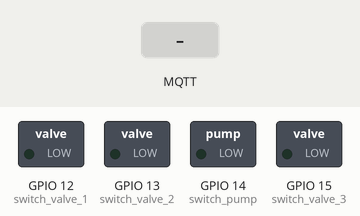
A sketch run on a simulated ESP8266 (NodeMCU). Shown: switched loads named in the sketch (green lamp = pin HIGH). Inputs (shaded band) come from the test bench. WiFi joins after 1.5 s; servers stay silent unless stated; no MQTT or app messages arrive unless stated; what the sketch prints to the serial monitor is not drawn.

Above: at 3.8 s.
3.9 s: MQTT message "0" arrives on the first subscribed topic
At 4.4 s:
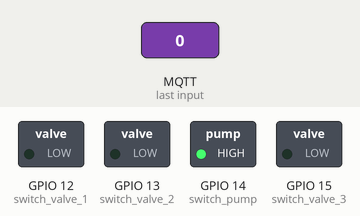
5.4 s: MQTT message "switch/valve1" arrives on the second subscribed topic
At 6.6 s:
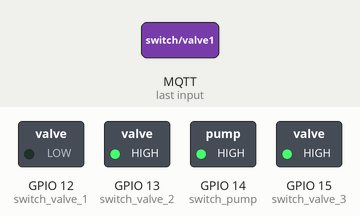
6.9 s: MQTT message "switch/valve1" arrives on the first subscribed topic
At 7.9 s:
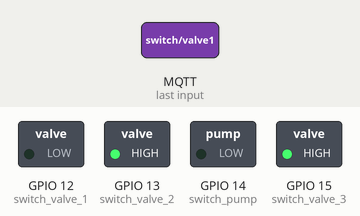
8.4 s: MQTT message "0" arrives on the second subscribed topic
At 9.0 s:
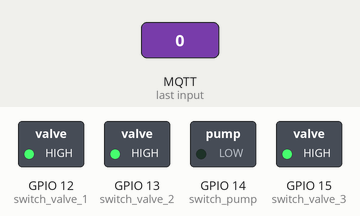
9.9 s: MQTT message "switch/valve1" arrives on the third subscribed topic
At 10.2 s:
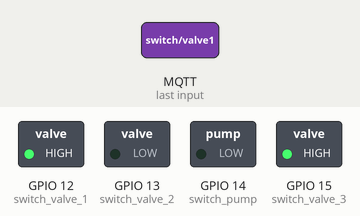
11.4 s: MQTT message "1" arrives on the second subscribed topic
At 12.5 s:
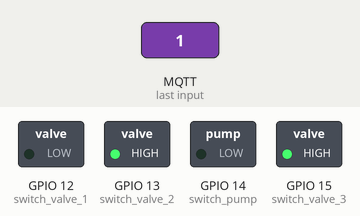
Timing chart, 0 to 13.9 s (numbered marks = the images above; inputs shaded):
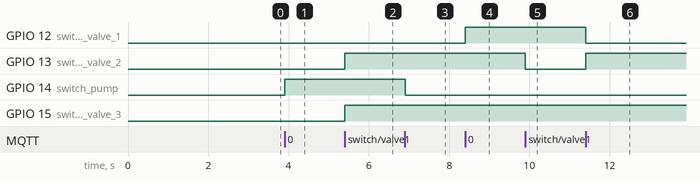

The sketch:

code.ino
```cpp
#include <ESP8266WiFi.h>
#include <PubSubClient.h>

//  Wifi network SSID (name)
const char* ssid = "XXX";
// Wifi WPA2 PSK
const char* password = "XXXXXXX";

const char* mqtt_server = "mqtt.local";
const char* mqtt_user = "peak-load";
const char* mqtt_password = "peak-load";

const int switch_pump = 14;
const int switch_valve_1 = 12;
const int switch_valve_2 = 13;
const int switch_valve_3 = 15;

int value;

WiFiClient espClient;
PubSubClient client(espClient);

void callback(char* topic, byte* payload, unsigned int length) {

Serial.print("Message arrived in topic: ");
  Serial.print(topic);

  Serial.print(" Message:");
  for (int i = 0; i < length; i++) {
    Serial.print((char)payload[i]);
    value = (char)payload[i] - '0';
  }

  Serial.println();

 if (!strcmp(topic,"switch/pump"))  {
     if (value == 1) {
      digitalWrite(switch_pump, LOW);
      client.publish("switch/pump/state","1");
     }
     if (value == 0) {
      digitalWrite(switch_pump, HIGH);
      client.publish("switch/pump/state","0");
     }
 }

 if (!strcmp(topic,"switch/valve1")) {
    if (value == 1) {
      digitalWrite(switch_valve_2, HIGH);
      client.publish("switch/valve2/state","0");
      digitalWrite(switch_valve_3, HIGH);
       client.publish("switch/valve3/state","0");
      digitalWrite(switch_valve_1, LOW);
       client.publish("switch/valve1/state","1");
     }
     if (value == 0) {
      digitalWrite(switch_valve_1, HIGH);
       client.publish("switch/valve1/state","0");
     }
 }
 if (!strcmp(topic,"switch/valve2")) {
     if (value == 1) {
      digitalWrite(switch_valve_1, HIGH);
       client.publish("switch/valve1/state","0");
      digitalWrite(switch_valve_3, HIGH);
       client.publish("switch/valve3/state","0");
      digitalWrite(switch_valve_2, LOW);
       client.publish("switch/valve2/state","1");
     }
     if (value == 0) {
      digitalWrite(switch_valve_2, HIGH);
       client.publish("switch/valve2/state","0");
     }
 }
 if (!strcmp(topic,"switch/valve3")) {
     if (value == 1) {
      digitalWrite(switch_valve_1, HIGH);
      client.publish("switch/valve1/state","0");
      digitalWrite(switch_valve_2, HIGH);
      client.publish("switch/valve2/state","0");
      digitalWrite(switch_valve_3, LOW);
      client.publish("switch/valve3/state","1");
     }
     if (value == 0) {
      digitalWrite(switch_valve_3, HIGH);
      client.publish("switch/valve3/state","0");
     }
 }
}

void reconnect() {
 // Loop until we're reconnected
 Serial.println("");
 while (!client.connected()) {
 Serial.print("Attempting MQTT connection...");
 // Attempt to connect
 if (client.connect("ESP8266 Client", mqtt_user, mqtt_password)) {
  Serial.println("");
  Serial.println("MQTT connected");
  Serial.println("");
  // ... and subscribe to topic
  client.subscribe("switch/pump");
  client.subscribe("switch/valve1");
  client.subscribe("switch/valve2");
  client.subscribe("switch/valve3");
 } else {
  Serial.print("failed, rc=");
  Serial.print(client.state());
  Serial.println(" try again in 5 seconds");
  // Wait 5 seconds before retrying
  delay(5000);
  }
 }
}

void setup()
{
  pinMode(14, OUTPUT);
  pinMode(15, OUTPUT);
  pinMode(13, OUTPUT);
  pinMode(12, OUTPUT);

  Serial.begin(115200);
  // We start by connecting to a WiFi network
  Serial.print("Connecting to Wifi ");
  WiFi.mode(WIFI_STA);
  WiFi.begin(ssid, password);

  while (WiFi.status() != WL_CONNECTED) {
    delay(200);
    Serial.print(".");
  }

  Serial.println("");
  Serial.print("WiFi connected! ");
  Serial.print("IP address: ");
  Serial.println(WiFi.localIP());
  delay(1000);
  client.setServer(mqtt_server, 1883);
  client.setCallback(callback);

}

void loop()
{
 if (!client.connected()) {
  reconnect();
 }
 client.loop();
}
```

Measured:
- after the input at 3.9 s, GPIO 14 (switch_pump): LOW → HIGH at once
- after the input at 5.4 s, GPIO 13 (switch_valve_2), GPIO 15 (switch_valve_3): LOW → HIGH at once
- after the input at 6.9 s, GPIO 14 (switch_pump): HIGH → LOW at once
- after the input at 8.4 s, GPIO 12 (switch_valve_1): LOW → HIGH at once
- after the input at 9.9 s, GPIO 13 (switch_valve_2): HIGH → LOW at once
- after the input at 11.4 s, GPIO 12 (switch_valve_1): HIGH → LOW at once; GPIO 13 (switch_valve_2): LOW → HIGH at once
